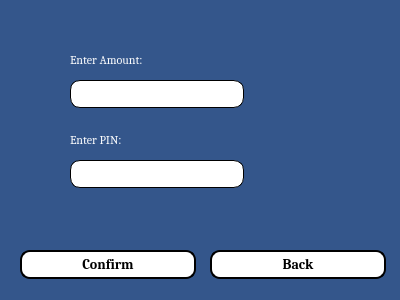
<?xml version="1.0" encoding="UTF-8"?>
<ui version="4.0">
 <class>withdrawl</class>
 <widget class="QDialog" name="withdrawl">
  <property name="geometry">
   <rect>
    <x>0</x>
    <y>0</y>
    <width>400</width>
    <height>300</height>
   </rect>
  </property>
  <property name="windowTitle">
   <string>Cash Withdrawl</string>
  </property>
  <property name="styleSheet">
   <string notr="true">*{
font-family:cambria;
}
QWidget{
background-color:#34568B;
}
QPushButton{
  background-color: white;
    border-style: outset;
    border-width: 2px;
    border-radius: 10px;
    color:black;
    font: bold 14px;
    min-width: 10em;
    padding: 6px;
}
QLineEdit{
  background-color: white;
    border-style: outset;
    border-width: 1px;
    border-radius: 10px;
     color:black;
    font: 14px;
    min-width: 10em;
    padding: 6px;
}
QDateEdit{
  background-color: white;
    border-style: outset;
    border-width: 1px;
    border-radius: 10px;
     color:black;
    font: 14px;
    min-width: 10em;
    padding: 6px;
}
QRadioButton{
 background-color: white;
    border-style: outset;
    border-width: 1px;
    border-radius: 10px;
    color:black;
    font: bold 14px;
    min-width: 10em;
    padding: 6px;

}
QLabel{
color:white;
}
QPushButton:hover{
background-color:black;
color:white;
  border-style: outset;
    border-width: 0px;
    border-radius: 10px;
}
</string>
  </property>
  <widget class="QLineEdit" name="lineEdit">
   <property name="geometry">
    <rect>
     <x>70</x>
     <y>80</y>
     <width>174</width>
     <height>28</height>
    </rect>
   </property>
  </widget>
  <widget class="QLabel" name="label">
   <property name="geometry">
    <rect>
     <x>70</x>
     <y>50</y>
     <width>141</width>
     <height>20</height>
    </rect>
   </property>
   <property name="text">
    <string>Enter Amount:</string>
   </property>
  </widget>
  <widget class="QPushButton" name="pushButton">
   <property name="geometry">
    <rect>
     <x>20</x>
     <y>250</y>
     <width>176</width>
     <height>29</height>
    </rect>
   </property>
   <property name="text">
    <string>Confirm</string>
   </property>
  </widget>
  <widget class="QPushButton" name="pushButton_2">
   <property name="geometry">
    <rect>
     <x>210</x>
     <y>250</y>
     <width>176</width>
     <height>29</height>
    </rect>
   </property>
   <property name="text">
    <string>Back</string>
   </property>
  </widget>
  <widget class="QLineEdit" name="pin">
   <property name="geometry">
    <rect>
     <x>70</x>
     <y>160</y>
     <width>174</width>
     <height>28</height>
    </rect>
   </property>
   <property name="maxLength">
    <number>4</number>
   </property>
   <property name="echoMode">
    <enum>QLineEdit::Password</enum>
   </property>
  </widget>
  <widget class="QLabel" name="label_2">
   <property name="geometry">
    <rect>
     <x>70</x>
     <y>130</y>
     <width>71</width>
     <height>20</height>
    </rect>
   </property>
   <property name="text">
    <string>Enter PIN:</string>
   </property>
  </widget>
 </widget>
 <resources/>
 <connections/>
</ui>
